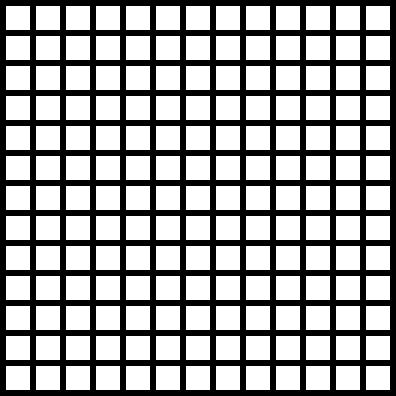
Frame 1 (no input)
Frame 60 (the mouse pressed at the canvas centre just before this capture): identical to frame 1, image omitted
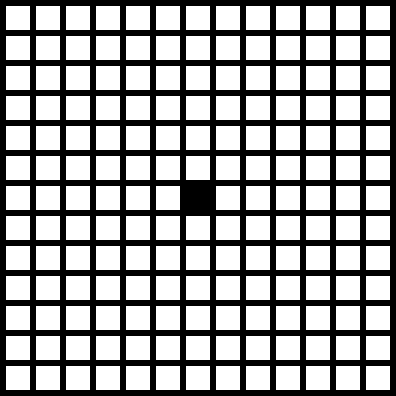
Frame 120 (the mouse held since frame 60 and released just before this capture)

The Processing sketch that drew these frames (run headless with seeded random() and noise(); from frame 60 on, the mouse is pressed at the canvas centre):

// Processing sketch: processing_813
// ── processing_813.pde



int rectWidth = 25;
int rectHeight = 25;
void setup() {
  size(396,396);



}

void draw() {
  background(0);
  fill(255);
  for (int y= 5; y<height; y += 30){
    for (int x= 5; x<width; x += 30){


      rect(x, y,rectWidth, rectHeight);

      if (mouseX >= x && mouseX <= x+rectWidth && 
        mouseY >= y && mouseY <= y+rectHeight) {
        fill(0);
        rect(x, y,rectWidth, rectHeight);
      }
      fill(255);
    }
  }

}
